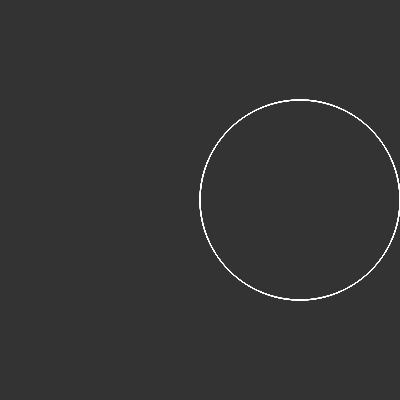
Frame 1 (no input)
Frame 60 (no input): identical to frame 1, image omitted
Frame 120 (the mouse pressed at the canvas centre since frame 60): identical to frame 1, image omitted

The p5.js sketch that drew this single still picture (run headless with seeded random() and noise() and a simulated clock; from frame 60 on, the mouse is pressed at the canvas centre):

// p5.js sketch
// ── sketch.js
//



var d = 8;
var n = 5;
var sliderD;
var sliderN;

function setup() {
  createCanvas (400,400);
  sliderD = createSlider(1, 10, 5);
  sliderN = createSlider(1, 10, 5);
}

function draw() {
  d = sliderD.value();
  n = sliderN.value();
  var k = n / d;
  background(51);
  translate(width / 2, height /2 );

  beginShape();
  stroke(255);
  noFill();
  strokeWeight(1);
  for ( var i = 0; i < TWO_PI * d; i+= 0.01) {
    var r = 200 * cos(i*k);
    var x = r * cos(i);
    var y = r * sin(i);
    vertex(x,y);
  }
  endShape(CLOSE);

}
